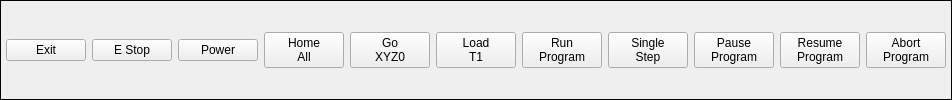
        <widget class="QFrame" name="gridFrame">
         <property name="frameShape">
          <enum>QFrame::Box</enum>
         </property>
         <layout class="QGridLayout" name="gridLayout">
          <property name="leftMargin">
           <number>5</number>
          </property>
          <property name="topMargin">
           <number>5</number>
          </property>
          <property name="rightMargin">
           <number>5</number>
          </property>
          <property name="bottomMargin">
           <number>5</number>
          </property>
          <item row="0" column="11">
           <widget class="ActionButton" name="actionbutton_5">
            <property name="text">
             <string>Abort
Program</string>
            </property>
            <property name="actionName" stdset="0">
             <string>program.abort</string>
            </property>
           </widget>
          </item>
          <item row="0" column="6">
           <widget class="ActionButton" name="actionbutton_4">
            <property name="text">
             <string>Run
Program</string>
            </property>
            <property name="actionName" stdset="0">
             <string>program.run</string>
            </property>
           </widget>
          </item>
          <item row="0" column="2">
           <widget class="ActionButton" name="actionbutton_2">
            <property name="text">
             <string>Power</string>
            </property>
            <property name="checkable">
             <bool>true</bool>
            </property>
            <property name="actionName" stdset="0">
             <string>machine.power.toggle</string>
            </property>
           </widget>
          </item>
          <item row="0" column="1">
           <widget class="ActionButton" name="actionbutton">
            <property name="text">
             <string>E Stop</string>
            </property>
            <property name="checkable">
             <bool>true</bool>
            </property>
            <property name="actionName" stdset="0">
             <string>machine.estop.toggle</string>
            </property>
           </widget>
          </item>
          <item row="0" column="0">
           <widget class="QPushButton" name="exitBtn">
            <property name="text">
             <string>Exit</string>
            </property>
           </widget>
          </item>
          <item row="0" column="3">
           <widget class="ActionButton" name="actionbutton_3">
            <property name="text">
             <string>Home
All</string>
            </property>
            <property name="rules" stdset="0">
             <string>[{&quot;channels&quot;: [{&quot;url&quot;: &quot;status:all_axes_homed&quot;, &quot;trigger&quot;: true}], &quot;property&quot;: &quot;Text&quot;, &quot;expression&quot;: &quot;'Homed' if ch[0] else 'Home\\nAll'&quot;, &quot;name&quot;: &quot;All Homed&quot;}, {&quot;channels&quot;: [{&quot;url&quot;: &quot;status:all_axes_homed&quot;, &quot;trigger&quot;: true}], &quot;property&quot;: &quot;Style Sheet&quot;, &quot;expression&quot;: &quot;\&quot;background-color:rgb(138, 226, 52)\&quot; if ch[0] else 'background-color: rgb(240,240,80)'&quot;, &quot;name&quot;: &quot;Background Color&quot;}]</string>
            </property>
            <property name="actionName" stdset="0">
             <string>machine.home.all</string>
            </property>
           </widget>
          </item>
          <item row="0" column="10">
           <widget class="ActionButton" name="actionbutton_6">
            <property name="text">
             <string>Resume
Program</string>
            </property>
            <property name="actionName" stdset="0">
             <string>program.resume</string>
            </property>
           </widget>
          </item>
          <item row="0" column="8">
           <widget class="ActionButton" name="actionbutton_8">
            <property name="text">
             <string>Pause
Program</string>
            </property>
            <property name="actionName" stdset="0">
             <string>program.pause</string>
            </property>
           </widget>
          </item>
          <item row="0" column="4">
           <widget class="MDIButton" name="mdibutton">
            <property name="text">
             <string>Go
XYZ0</string>
            </property>
            <property name="MDICommand" stdset="0">
             <string>G0 X0 Y0 Z0</string>
            </property>
           </widget>
          </item>
          <item row="0" column="5">
           <widget class="MDIButton" name="mdibutton_2">
            <property name="text">
             <string>Load
T1</string>
            </property>
            <property name="MDICommand" stdset="0">
             <string>T1 M6 G43</string>
            </property>
           </widget>
          </item>
          <item row="0" column="7">
           <widget class="ActionButton" name="actionbutton_7">
            <property name="text">
             <string>Single
Step</string>
            </property>
            <property name="actionName" stdset="0">
             <string>program.step</string>
            </property>
           </widget>
          </item>
         </layout>
        </widget>
